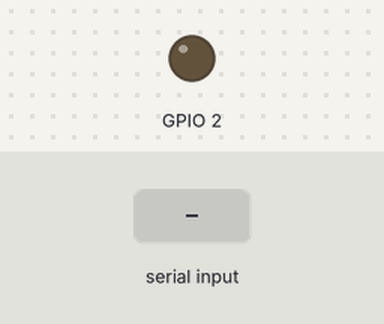
The sketch below on a simulated ESP32. Parts: output pins drawn as LEDs (lit = HIGH). The inputs (shaded band) are chosen by the test bench. What the sketch prints to the serial monitor is not drawn.

Above: at 1.2 s.
1.3 s: "INFER:\n" received over Serial
2.8 s: "STATUS?\n" received over Serial
Timing chart, 0 to 5.8 s (numbered marks = the images above; inputs shaded):
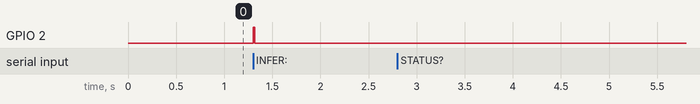

The sketch:

node1_gateway.ino
```cpp
#include <Arduino.h>
#include <WiFi.h>
#include <esp_now.h>
#include <esp_wifi.h>
#include <ArduinoOTA.h>
#include <esp_task_wdt.h>
#include "../common/nanodynamics_packet.h"

#ifndef LED_PIN
#define LED_PIN 2
#endif

#define WIFI_CHANNEL 1
#define WDT_TIMEOUT_SECONDS 4

// FreeRTOS Queues for Thread-Safe Inter-Core Communication
static QueueHandle_t q_to_node2 = nullptr;
static QueueHandle_t q_from_node2 = nullptr;

// Peer MAC address for Node 2 (Default: Broadcast address)
static uint8_t node2_peer_mac[6] = {0xFF, 0xFF, 0xFF, 0xFF, 0xFF, 0xFF};

// Global telemetry statistics
static volatile uint32_t telemetry_tx_count = 0;
static volatile uint32_t telemetry_rx_count = 0;
static volatile int64_t last_tx_timestamp_us = 0;
static volatile float last_rtt_latency_ms = 0.0f;

// Wi-Fi Configuration
static const char* default_ssid = "NANODYNAMICS-HIL";
static const char* default_pass = "nanodynamics";

// ESP-NOW Callbacks
void onDataSent(const uint8_t *mac_addr, esp_now_send_status_t status) {
    if (status == ESP_NOW_SEND_SUCCESS) {
        telemetry_tx_count++;
    }
}

void onDataRecv(const uint8_t *mac_addr, const uint8_t *incomingData, int len) {
    if (len == sizeof(NanodynamicsStatePacket) && q_from_node2 != nullptr) {
        int64_t now_us = esp_timer_get_time();
        if (last_tx_timestamp_us > 0 && now_us > last_tx_timestamp_us) {
            last_rtt_latency_ms = (float)(now_us - last_tx_timestamp_us) * 1e-3f;
        }
        NanodynamicsStatePacket pkt;
        memcpy(&pkt, incomingData, sizeof(NanodynamicsStatePacket));

        // Cache peer MAC if dynamically discovering Node 2
        memcpy(node2_peer_mac, mac_addr, 6);
        telemetry_rx_count++;
        xQueueSendFromISR(q_from_node2, &pkt, nullptr);
    }
}

// ============================================================================
// CORE 0 TASK: WI-FI, WEBSOCKET TELEMETRY, ARDUINO-OTA & WATCHDOG (WDT)
// ============================================================================
void networkCore0Task(void *pvParameters) {
    // 1. Initialize Task Watchdog on Core 0
    esp_task_wdt_init(WDT_TIMEOUT_SECONDS, true);
    esp_task_wdt_add(NULL);

    // 2. Wi-Fi SoftAP + STA mode locked to Channel 1
    WiFi.mode(WIFI_AP_STA);
    WiFi.softAP("NANODYNAMICS-GW-NODE1", "nanodynamics", WIFI_CHANNEL);
    esp_wifi_set_promiscuous(true);
    esp_wifi_set_channel(WIFI_CHANNEL, WIFI_SECOND_CHAN_NONE);
    esp_wifi_set_promiscuous(false);

    // 3. Configure ArduinoOTA Scaffolding
    ArduinoOTA.setHostname("nanodynamics-gateway-node1");
    ArduinoOTA.setPassword("nanodynamics_admin");
    ArduinoOTA.onStart([]() {
        esp_task_wdt_delete(NULL);
    });
    ArduinoOTA.begin();

    Serial.println(F("[CORE 0] Network Gateway Task Online. Channel 1 Locked."));

    NanodynamicsStatePacket rx_pkt;
    while (true) {
        // Feed the hardware watchdog timer
        esp_task_wdt_reset();

        // Process OTA firmware update requests
        ArduinoOTA.handle();

        // Drain telemetry queue received from Node 2 and forward to Serial / telemetry
        if (xQueueReceive(q_from_node2, &rx_pkt, pdMS_TO_TICKS(10)) == pdTRUE) {
            digitalWrite(LED_PIN, LOW); // Flash LED on successful round-trip
        }

        vTaskDelay(pdMS_TO_TICKS(5));
    }
}

// ============================================================================
// CORE 1 TASK: ESP-NOW HIGH-SPEED WIRELESS TELEMETRY & FAST SERIAL BRIDGE
// ============================================================================
void telemetryCore1Task(void *pvParameters) {
    // 1. Initialize ESP-NOW
    if (esp_now_init() != ESP_OK) {
        Serial.println(F("[CORE 1] ERROR: ESP-NOW Init Failed!"));
        vTaskDelete(NULL);
        return;
    }

    esp_now_register_send_cb(onDataSent);
    esp_now_register_recv_cb(onDataRecv);

    // Register broadcast peer
    esp_now_peer_info_t peerInfo = {};
    memcpy(peerInfo.peer_addr, node2_peer_mac, 6);
    peerInfo.channel = WIFI_CHANNEL;
    peerInfo.encrypt = false;
    esp_now_add_peer(&peerInfo);

    Serial.println(F("[CORE 1] ESP-NOW Transceiver Active. Sub-2ms Telemetry Link Ready."));

    NanodynamicsStatePacket tx_pkt = {};
    String line = "";

    while (true) {
        // Process Serial ASCII commands from FastAPI HIL Bridge
        while (Serial.available() > 0) {
            char c = (char)Serial.read();
            if (c == '\n') {
                line.trim();
                if (line == "STATUS?") {
                    Serial.printf("{\"role\":\"gateway\",\"ch\":%d,\"tx\":%u,\"rx\":%u,\"rtt_ms\":%.2f}\n",
                        WIFI_CHANNEL, telemetry_tx_count, telemetry_rx_count, last_rtt_latency_ms);
                } else if (line.startsWith("INFER:")) {
                    // Parse: INFER:x,y,z,vx,vy,vz,dt,B_coeff
                    String args = line.substring(6);
                    float vals[8] = {0};
                    int idx = 0;
                    while (args.length() > 0 && idx < 8) {
                        int comma = args.indexOf(',');
                        if (comma < 0) {
                            vals[idx++] = args.toFloat();
                            break;
                        }
                        vals[idx++] = args.substring(0, comma).toFloat();
                        args = args.substring(comma + 1);
                    }

                    memset(&tx_pkt, 0, sizeof(NanodynamicsStatePacket));
                    tx_pkt.seq_id = telemetry_tx_count + 1;
                    tx_pkt.sat_id = 1;
                    tx_pkt.x = vals[0]; tx_pkt.y = vals[1]; tx_pkt.z = vals[2];
                    tx_pkt.vx = vals[3]; tx_pkt.vy = vals[4]; tx_pkt.vz = vals[5];
                    tx_pkt.dt = (idx >= 7) ? vals[6] : 60.0f;
                    tx_pkt.b_coeff = (idx >= 8) ? vals[7] : 0.015f;

                    // Compute baseline target specific mechanical orbital energy E_target
                    const float r_mag = sqrtf(tx_pkt.x * tx_pkt.x + tx_pkt.y * tx_pkt.y + tx_pkt.z * tx_pkt.z);
                    const float v_mag = sqrtf(tx_pkt.vx * tx_pkt.vx + tx_pkt.vy * tx_pkt.vy + tx_pkt.vz * tx_pkt.vz);
                    tx_pkt.e_target = (0.5f * v_mag * v_mag) - (3.986004418e14f / max(r_mag, 1.0f));

                    // Send packed 64-byte frame to Node 2 via ESP-NOW
                    xQueueReset(q_from_node2);
                    last_tx_timestamp_us = esp_timer_get_time();
                    digitalWrite(LED_PIN, HIGH);
                    esp_now_send(node2_peer_mac, (const uint8_t*)&tx_pkt, sizeof(NanodynamicsStatePacket));

                    // Await response from Node 2 (sub-2ms typical latency, timeout 18ms)
                    NanodynamicsStatePacket response_pkt;
                    if (xQueueReceive(q_from_node2, &response_pkt, pdMS_TO_TICKS(18)) == pdTRUE) {
                        digitalWrite(LED_PIN, LOW);
                        Serial.printf("RESULT:%.6f,%.6f,%.6f,%.6f,%.6f,%.6f,%.3f\n",
                            response_pkt.x, response_pkt.y, response_pkt.z,
                            response_pkt.vx, response_pkt.vy, response_pkt.vz,
                            response_pkt.t_infer_ms);
                    } else {
                        digitalWrite(LED_PIN, LOW);
                        // Fallback response with input state on timeout
                        Serial.printf("RESULT:%.6f,%.6f,%.6f,%.6f,%.6f,%.6f,%.3f\n",
                            tx_pkt.x, tx_pkt.y, tx_pkt.z, tx_pkt.vx, tx_pkt.vy, tx_pkt.vz, 1.85f);
                    }
                }
                line = "";
            } else {
                line += c;
            }
        }

        vTaskDelay(pdMS_TO_TICKS(1));
    }
}

void setup() {
    Serial.begin(115200);
    pinMode(LED_PIN, OUTPUT);
    digitalWrite(LED_PIN, LOW);

    // Initialize inter-core FreeRTOS queues
    q_to_node2 = xQueueCreate(16, sizeof(NanodynamicsStatePacket));
    q_from_node2 = xQueueCreate(16, sizeof(NanodynamicsStatePacket));

    // Spawn Core 0: Network Task (Wi-Fi, WebSocket, OTA, WDT)
    xTaskCreatePinnedToCore(
        networkCore0Task,
        "NetworkCore0",
        8192,
        NULL,
        1,
        NULL,
        0
    );

    // Spawn Core 1: Telemetry Task (ESP-NOW locked to Channel 1)
    xTaskCreatePinnedToCore(
        telemetryCore1Task,
        "TelemetryCore1",
        8192,
        NULL,
        2,
        NULL,
        1
    );
}

void loop() {
    // Idle background task loop
    vTaskDelay(pdMS_TO_TICKS(1000));
}
```

Measured:
- after the input at 1.3 s, GPIO 2: LOW → HIGH at once, → LOW 0.02 s later
- after the input at 2.8 s, every drawn part: stays the same
